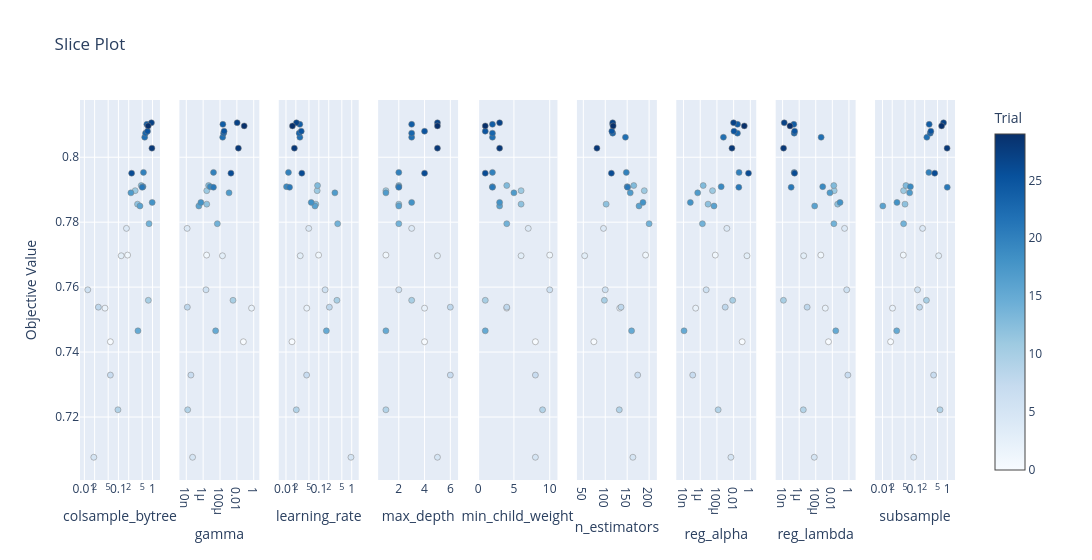

The notebook cell saved with this chart:
### Code cell
optuna.visualization.plot_slice(study)

### Figure 1 — Plotly figure (JSON) as saved in the notebook; plotly's stock layout.template omitted (floating-point values rounded to 4 significant figures)
{"data": [{"marker": {"color": [0, 1, 2, 3, 4, 5, 6, 7, 8, 9, 10, 11, 12, 13, 14, 15, 16, 17, 18, 19, 20, 21, 22, 23, 24, 25, 26, 27, 28, 29], "colorbar": {"title": {"text": "Trial"}, "x": 1, "xpad": 40}, "colorscale": [[0, "rgb(247,251,255)"], [0.125, "rgb(222,235,247)"], [0.25, "rgb(198,219,239)"], [0.375, "rgb(158,202,225)"], [0.5, "rgb(107,174,214)"], [0.625, "rgb(66,146,198)"], [0.75, "rgb(33,113,181)"], [0.875, "rgb(8,81,156)"], [1, "rgb(8,48,107)"]], "line": {"color": "Grey", "width": 0.5}, "showscale": true}, "mode": "markers", "name": "Feasible Trial", "showlegend": false, "type": "scatter", "x": [0.05797, 0.1861, 0.04025, 0.1205, 0.172, 0.01892, 0.01257, 0.05804, 0.02576, 0.09671, 0.7543, 0.3104, 0.3637, 0.4671, 0.7917, 0.374, 0.429, 0.2326, 0.9794, 0.5267, 0.543, 0.4981, 0.5898, 0.6243, 0.6835, 0.7154, 0.2437, 0.9324, 0.9612, 0.7469], "xaxis": "x", "y": [0.7432, 0.7699, 0.7535, 0.7697, 0.7781, 0.7076, 0.7592, 0.7329, 0.7538, 0.7222, 0.7559, 0.7897, 0.7856, 0.7913, 0.7795, 0.7465, 0.785, 0.789, 0.7861, 0.7909, 0.7953, 0.7907, 0.8062, 0.8074, 0.8101, 0.808, 0.7951, 0.8106, 0.8028, 0.8097], "yaxis": "y"}, {"marker": {"color": [0, 1, 2, 3, 4, 5, 6, 7, 8, 9, 10, 11, 12, 13, 14, 15, 16, 17, 18, 19, 20, 21, 22, 23, 24, 25, 26, 27, 28, 29], "colorbar": {"title": {"text": "Trial"}, "x": 1, "xpad": 40}, "colorscale": [[0, "rgb(247,251,255)"], [0.125, "rgb(222,235,247)"], [0.25, "rgb(198,219,239)"], [0.375, "rgb(158,202,225)"], [0.5, "rgb(107,174,214)"], [0.625, "rgb(66,146,198)"], [0.75, "rgb(33,113,181)"], [0.875, "rgb(8,81,156)"], [1, "rgb(8,48,107)"]], "line": {"color": "Grey", "width": 0.5}, "showscale": false}, "mode": "markers", "name": "Feasible Trial", "showlegend": false, "type": "scatter", "x": [0.0588, 2.583e-06, 0.5543, 0.000194, 1.256e-08, 5.576e-08, 2.166e-06, 3.513e-08, 1.325e-08, 1.457e-08, 0.003474, 2.672e-06, 2.67e-06, 4.437e-06, 4.783e-05, 3.01e-05, 3.073e-07, 0.00118, 5.419e-07, 6.907e-06, 1.688e-05, 1.662e-05, 0.0002063, 0.0002666, 0.0002185, 0.0003051, 0.001965, 0.01077, 0.01508, 0.07402], "xaxis": "x2", "y": [0.7432, 0.7699, 0.7535, 0.7697, 0.7781, 0.7076, 0.7592, 0.7329, 0.7538, 0.7222, 0.7559, 0.7897, 0.7856, 0.7913, 0.7795, 0.7465, 0.785, 0.789, 0.7861, 0.7909, 0.7953, 0.7907, 0.8062, 0.8074, 0.8101, 0.808, 0.7951, 0.8106, 0.8028, 0.8097], "yaxis": "y2"}, {"marker": {"color": [0, 1, 2, 3, 4, 5, 6, 7, 8, 9, 10, 11, 12, 13, 14, 15, 16, 17, 18, 19, 20, 21, 22, 23, 24, 25, 26, 27, 28, 29], "colorbar": {"title": {"text": "Trial"}, "x": 1, "xpad": 40}, "colorscale": [[0, "rgb(247,251,255)"], [0.125, "rgb(222,235,247)"], [0.25, "rgb(198,219,239)"], [0.375, "rgb(158,202,225)"], [0.5, "rgb(107,174,214)"], [0.625, "rgb(66,146,198)"], [0.75, "rgb(33,113,181)"], [0.875, "rgb(8,81,156)"], [1, "rgb(8,48,107)"]], "line": {"color": "Grey", "width": 0.5}, "showscale": false}, "mode": "markers", "name": "Feasible Trial", "showlegend": false, "type": "scatter", "x": [0.01527, 0.09833, 0.04299, 0.02717, 0.04935, 0.9486, 0.1554, 0.04253, 0.209, 0.02064, 0.3552, 0.08909, 0.08108, 0.09135, 0.3741, 0.1696, 0.07617, 0.3076, 0.05872, 0.0104, 0.01191, 0.01286, 0.02655, 0.02516, 0.02643, 0.0292, 0.03038, 0.02086, 0.01804, 0.01577], "xaxis": "x3", "y": [0.7432, 0.7699, 0.7535, 0.7697, 0.7781, 0.7076, 0.7592, 0.7329, 0.7538, 0.7222, 0.7559, 0.7897, 0.7856, 0.7913, 0.7795, 0.7465, 0.785, 0.789, 0.7861, 0.7909, 0.7953, 0.7907, 0.8062, 0.8074, 0.8101, 0.808, 0.7951, 0.8106, 0.8028, 0.8097], "yaxis": "y3"}, {"marker": {"color": [0, 1, 2, 3, 4, 5, 6, 7, 8, 9, 10, 11, 12, 13, 14, 15, 16, 17, 18, 19, 20, 21, 22, 23, 24, 25, 26, 27, 28, 29], "colorbar": {"title": {"text": "Trial"}, "x": 1, "xpad": 40}, "colorscale": [[0, "rgb(247,251,255)"], [0.125, "rgb(222,235,247)"], [0.25, "rgb(198,219,239)"], [0.375, "rgb(158,202,225)"], [0.5, "rgb(107,174,214)"], [0.625, "rgb(66,146,198)"], [0.75, "rgb(33,113,181)"], [0.875, "rgb(8,81,156)"], [1, "rgb(8,48,107)"]], "line": {"color": "Grey", "width": 0.5}, "showscale": false}, "mode": "markers", "name": "Feasible Trial", "showlegend": false, "type": "scatter", "x": [4, 1, 4, 5, 3, 5, 2, 6, 6, 1, 3, 1, 2, 2, 2, 1, 2, 1, 3, 2, 2, 2, 3, 3, 3, 4, 4, 5, 5, 5], "xaxis": "x4", "y": [0.7432, 0.7699, 0.7535, 0.7697, 0.7781, 0.7076, 0.7592, 0.7329, 0.7538, 0.7222, 0.7559, 0.7897, 0.7856, 0.7913, 0.7795, 0.7465, 0.785, 0.789, 0.7861, 0.7909, 0.7953, 0.7907, 0.8062, 0.8074, 0.8101, 0.808, 0.7951, 0.8106, 0.8028, 0.8097], "yaxis": "y4"}, {"marker": {"color": [0, 1, 2, 3, 4, 5, 6, 7, 8, 9, 10, 11, 12, 13, 14, 15, 16, 17, 18, 19, 20, 21, 22, 23, 24, 25, 26, 27, 28, 29], "colorbar": {"title": {"text": "Trial"}, "x": 1, "xpad": 40}, "colorscale": [[0, "rgb(247,251,255)"], [0.125, "rgb(222,235,247)"], [0.25, "rgb(198,219,239)"], [0.375, "rgb(158,202,225)"], [0.5, "rgb(107,174,214)"], [0.625, "rgb(66,146,198)"], [0.75, "rgb(33,113,181)"], [0.875, "rgb(8,81,156)"], [1, "rgb(8,48,107)"]], "line": {"color": "Grey", "width": 0.5}, "showscale": false}, "mode": "markers", "name": "Feasible Trial", "showlegend": false, "type": "scatter", "x": [8, 10, 4, 6, 7, 8, 10, 8, 4, 9, 1, 6, 6, 4, 4, 1, 3, 5, 3, 2, 2, 2, 2, 2, 2, 1, 1, 3, 3, 1], "xaxis": "x5", "y": [0.7432, 0.7699, 0.7535, 0.7697, 0.7781, 0.7076, 0.7592, 0.7329, 0.7538, 0.7222, 0.7559, 0.7897, 0.7856, 0.7913, 0.7795, 0.7465, 0.785, 0.789, 0.7861, 0.7909, 0.7953, 0.7907, 0.8062, 0.8074, 0.8101, 0.808, 0.7951, 0.8106, 0.8028, 0.8097], "yaxis": "y5"}, {"marker": {"color": [0, 1, 2, 3, 4, 5, 6, 7, 8, 9, 10, 11, 12, 13, 14, 15, 16, 17, 18, 19, 20, 21, 22, 23, 24, 25, 26, 27, 28, 29], "colorbar": {"title": {"text": "Trial"}, "x": 1, "xpad": 40}, "colorscale": [[0, "rgb(247,251,255)"], [0.125, "rgb(222,235,247)"], [0.25, "rgb(198,219,239)"], [0.375, "rgb(158,202,225)"], [0.5, "rgb(107,174,214)"], [0.625, "rgb(66,146,198)"], [0.75, "rgb(33,113,181)"], [0.875, "rgb(8,81,156)"], [1, "rgb(8,48,107)"]], "line": {"color": "Grey", "width": 0.5}, "showscale": false}, "mode": "markers", "name": "Feasible Trial", "showlegend": false, "type": "scatter", "x": [74, 192, 133, 53, 96, 163, 100, 174, 136, 132, 98, 189, 102, 165, 200, 160, 177, 157, 186, 150, 148, 151, 146, 117, 117, 115, 114, 117, 81, 118], "xaxis": "x6", "y": [0.7432, 0.7699, 0.7535, 0.7697, 0.7781, 0.7076, 0.7592, 0.7329, 0.7538, 0.7222, 0.7559, 0.7897, 0.7856, 0.7913, 0.7795, 0.7465, 0.785, 0.789, 0.7861, 0.7909, 0.7953, 0.7907, 0.8062, 0.8074, 0.8101, 0.808, 0.7951, 0.8106, 0.8028, 0.8097], "yaxis": "y6"}, {"marker": {"color": [0, 1, 2, 3, 4, 5, 6, 7, 8, 9, 10, 11, 12, 13, 14, 15, 16, 17, 18, 19, 20, 21, 22, 23, 24, 25, 26, 27, 28, 29], "colorbar": {"title": {"text": "Trial"}, "x": 1, "xpad": 40}, "colorscale": [[0, "rgb(247,251,255)"], [0.125, "rgb(222,235,247)"], [0.25, "rgb(198,219,239)"], [0.375, "rgb(158,202,225)"], [0.5, "rgb(107,174,214)"], [0.625, "rgb(66,146,198)"], [0.75, "rgb(33,113,181)"], [0.875, "rgb(8,81,156)"], [1, "rgb(8,48,107)"]], "line": {"color": "Grey", "width": 0.5}, "showscale": false}, "mode": "markers", "name": "Feasible Trial", "showlegend": false, "type": "scatter", "x": [0.1056, 6.348e-05, 2.817e-07, 0.3983, 0.001535, 0.004724, 5.159e-06, 1.255e-07, 0.0009794, 0.0001398, 0.007704, 2.977e-05, 8.631e-06, 2.253e-06, 1.816e-06, 1.144e-08, 4.471e-05, 4.949e-07, 6.523e-08, 0.0003235, 0.04476, 0.04178, 0.0005994, 0.02878, 0.02937, 0.01097, 0.6037, 0.0098, 0.006292, 0.1896], "xaxis": "x7", "y": [0.7432, 0.7699, 0.7535, 0.7697, 0.7781, 0.7076, 0.7592, 0.7329, 0.7538, 0.7222, 0.7559, 0.7897, 0.7856, 0.7913, 0.7795, 0.7465, 0.785, 0.789, 0.7861, 0.7909, 0.7953, 0.7907, 0.8062, 0.8074, 0.8101, 0.808, 0.7951, 0.8106, 0.8028, 0.8097], "yaxis": "y7"}, {"marker": {"color": [0, 1, 2, 3, 4, 5, 6, 7, 8, 9, 10, 11, 12, 13, 14, 15, 16, 17, 18, 19, 20, 21, 22, 23, 24, 25, 26, 27, 28, 29], "colorbar": {"title": {"text": "Trial"}, "x": 1, "xpad": 40}, "colorscale": [[0, "rgb(247,251,255)"], [0.125, "rgb(222,235,247)"], [0.25, "rgb(198,219,239)"], [0.375, "rgb(158,202,225)"], [0.5, "rgb(107,174,214)"], [0.625, "rgb(66,146,198)"], [0.75, "rgb(33,113,181)"], [0.875, "rgb(8,81,156)"], [1, "rgb(8,48,107)"]], "line": {"color": "Grey", "width": 0.5}, "showscale": false}, "mode": "markers", "name": "Feasible Trial", "showlegend": false, "type": "scatter", "x": [0.003411, 0.0004056, 0.001412, 3.48e-06, 0.2998, 6.659e-05, 0.5439, 0.7459, 9.18e-06, 3.16e-06, 1.267e-08, 0.01668, 0.04364, 0.01494, 0.01535, 0.02593, 7.4e-05, 0.005092, 0.08532, 0.0006896, 2.495e-07, 1.084e-07, 0.0004474, 2.529e-07, 2.258e-07, 2.818e-07, 2.791e-07, 1.579e-08, 1.318e-08, 7.828e-08], "xaxis": "x8", "y": [0.7432, 0.7699, 0.7535, 0.7697, 0.7781, 0.7076, 0.7592, 0.7329, 0.7538, 0.7222, 0.7559, 0.7897, 0.7856, 0.7913, 0.7795, 0.7465, 0.785, 0.789, 0.7861, 0.7909, 0.7953, 0.7907, 0.8062, 0.8074, 0.8101, 0.808, 0.7951, 0.8106, 0.8028, 0.8097], "yaxis": "y8"}, {"marker": {"color": [0, 1, 2, 3, 4, 5, 6, 7, 8, 9, 10, 11, 12, 13, 14, 15, 16, 17, 18, 19, 20, 21, 22, 23, 24, 25, 26, 27, 28, 29], "colorbar": {"title": {"text": "Trial"}, "x": 1, "xpad": 40}, "colorscale": [[0, "rgb(247,251,255)"], [0.125, "rgb(222,235,247)"], [0.25, "rgb(198,219,239)"], [0.375, "rgb(158,202,225)"], [0.5, "rgb(107,174,214)"], [0.625, "rgb(66,146,198)"], [0.75, "rgb(33,113,181)"], [0.875, "rgb(8,81,156)"], [1, "rgb(8,48,107)"]], "line": {"color": "Grey", "width": 0.5}, "showscale": false}, "mode": "markers", "name": "Feasible Trial", "showlegend": false, "type": "scatter", "x": [0.01783, 0.04396, 0.0204, 0.5405, 0.1733, 0.09182, 0.1204, 0.3776, 0.139, 0.5958, 0.2269, 0.04473, 0.04958, 0.05296, 0.04486, 0.02753, 0.01024, 0.06897, 0.02803, 0.07273, 0.27, 0.9966, 0.234, 0.2972, 0.2762, 0.3105, 0.4091, 0.7649, 0.9851, 0.6671], "xaxis": "x9", "y": [0.7432, 0.7699, 0.7535, 0.7697, 0.7781, 0.7076, 0.7592, 0.7329, 0.7538, 0.7222, 0.7559, 0.7897, 0.7856, 0.7913, 0.7795, 0.7465, 0.785, 0.789, 0.7861, 0.7909, 0.7953, 0.7907, 0.8062, 0.8074, 0.8101, 0.808, 0.7951, 0.8106, 0.8028, 0.8097], "yaxis": "y9"}], "layout": {"title": {"text": "Slice Plot"}, "width": 2700, "xaxis": {"anchor": "y", "domain": [0, 0.09136], "title": {"text": "colsample_bytree"}, "type": "log"}, "xaxis2": {"anchor": "y2", "domain": [0.1136, 0.2049], "title": {"text": "gamma"}, "type": "log"}, "xaxis3": {"anchor": "y3", "domain": [0.2272, 0.3185], "title": {"text": "learning_rate"}, "type": "log"}, "xaxis4": {"anchor": "y4", "domain": [0.3407, 0.4321], "title": {"text": "max_depth"}}, "xaxis5": {"anchor": "y5", "domain": [0.4543, 0.5457], "title": {"text": "min_child_weight"}}, "xaxis6": {"anchor": "y6", "domain": [0.5679, 0.6593], "title": {"text": "n_estimators"}}, "xaxis7": {"anchor": "y7", "domain": [0.6815, 0.7728], "title": {"text": "reg_alpha"}, "type": "log"}, "xaxis8": {"anchor": "y8", "domain": [0.7951, 0.8864], "title": {"text": "reg_lambda"}, "type": "log"}, "xaxis9": {"anchor": "y9", "domain": [0.9086, 1], "title": {"text": "subsample"}, "type": "log"}, "yaxis": {"anchor": "x", "domain": [0, 1], "title": {"text": "Objective Value"}}, "yaxis2": {"anchor": "x2", "domain": [0, 1], "matches": "y", "showticklabels": false}, "yaxis3": {"anchor": "x3", "domain": [0, 1], "matches": "y", "showticklabels": false}, "yaxis4": {"anchor": "x4", "domain": [0, 1], "matches": "y", "showticklabels": false}, "yaxis5": {"anchor": "x5", "domain": [0, 1], "matches": "y", "showticklabels": false}, "yaxis6": {"anchor": "x6", "domain": [0, 1], "matches": "y", "showticklabels": false}, "yaxis7": {"anchor": "x7", "domain": [0, 1], "matches": "y", "showticklabels": false}, "yaxis8": {"anchor": "x8", "domain": [0, 1], "matches": "y", "showticklabels": false}, "yaxis9": {"anchor": "x9", "domain": [0, 1], "matches": "y", "showticklabels": false}}}
